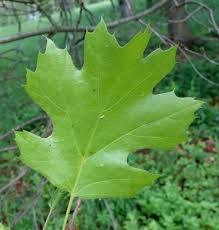
#> input picture example.jpg, 219 x 230 px
$ python -i extraction.py   (imports and definitions only)
#> lines starting #> are read from the running program, lines starting #| are printed output that depends on the picture; after the words box and inside, x2 and y2 are one past the last pixel; in counts of white or black regions, pixels touching at a corner belong together
from __future__ import annotations

from dataclasses import replace
from typing import Iterable

import cv2
import numpy as np
from scipy import ndimage as ndi
from skimage import color, filters, measure, morphology, restoration, segmentation, util

from . import RawCurve


def _as_rgb(image: np.ndarray) -> np.ndarray:
    if image.ndim == 2:
        return np.stack([image, image, image], axis=-1)
    if image.shape[2] == 4:
        image = image[..., :3]
    return image


def _normalize_image(image: np.ndarray) -> np.ndarray:
    image = np.asarray(image)
    if image.dtype == np.uint8:
        return image.astype(np.float32) / 255.0
    image = image.astype(np.float32)
    if image.max() > 1.0:
        image = image / 255.0
    return np.clip(image, 0.0, 1.0)


def _preprocess_for_geometry(image: np.ndarray) -> tuple[np.ndarray, np.ndarray, np.ndarray]:
    rgb = _as_rgb(_normalize_image(image))
    # Edge-preserving denoise to suppress texture while preserving boundaries.
    denoised = restoration.denoise_bilateral(
        rgb,
        sigma_color=0.08,
        sigma_spatial=3,
        channel_axis=-1,
    )
    lab = color.rgb2lab(denoised)
#> lab: shape (230, 219, 3) float32; mean of channels 0, 1, 2 51.9, -27.1, 29.2
    gray = color.rgb2gray(denoised)
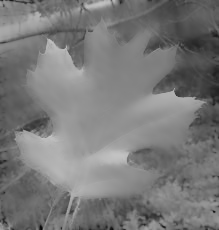
#> gray: shape (230, 219) float32; min 0.0215, max 0.775, mean 0.477
    return denoised, lab, gray


def _ordered_curve_from_contour(contour_rc: np.ndarray, closed: bool) -> np.ndarray:
    # skimage returns (row, col); convert to (x, y)
    pts = np.stack([contour_rc[:, 1], contour_rc[:, 0]], axis=1).astype(np.float32)
    if closed and len(pts) > 2:
        if np.linalg.norm(pts[0] - pts[-1]) > 1e-6:
            pts = np.vstack([pts, pts[:1]])
    return pts


def _segmentation_region_boundaries(
    image_rgb: np.ndarray,
    lab: np.ndarray,
    gray: np.ndarray,
) -> list[RawCurve]:
    curves: list[RawCurve] = []

    # Felzenszwalb is much more stable than raw edges for suppressing texture.
    seg = segmentation.felzenszwalb(
        util.img_as_float(image_rgb),
        scale=130,
        sigma=0.8,
        min_size=160,
    )
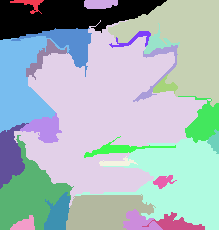
#> seg: shape (230, 219) int64; 26 distinct labels, from 0 to 25; one colour per label, 0 black

    grad = filters.sobel(gray)
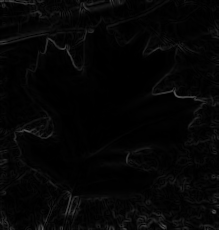
#> grad: shape (230, 219) float32; min 1.74e-05, max 0.375, mean 0.022
    h, w = gray.shape
#> h = 230; w = 219
    image_diag = float(np.hypot(h, w))
#> image_diag = 317.6

    labels, counts = np.unique(seg, return_counts=True)
#> labels = 26 values from 0 to 25; counts = 26 values, max 17096 at index 4, min 170 at index 1, mean 1937.3
    for label, area in zip(labels, counts):
        if area < 140:
            continue
        mask = seg == label
        if mask.mean() > 0.6:
            continue

        mask = morphology.opening(mask, morphology.disk(1))
        mask = morphology.closing(mask, morphology.disk(2))
        mask = ndi.binary_fill_holes(mask)
        if mask.sum() < 140:
            continue

        mask_u8 = (mask.astype(np.uint8) * 255)
        contours_cv, _ = cv2.findContours(mask_u8, cv2.RETR_EXTERNAL, cv2.CHAIN_APPROX_NONE)
        if not contours_cv:
            continue

        for contour_cv in contours_cv:
            contour_cv = contour_cv[:, 0, :]  # (N,2) in (x,y)
            if len(contour_cv) < 50:
                continue

            pts = contour_cv.astype(np.float32)

            if np.linalg.norm(pts[0] - pts[-1]) > 1e-6:
                pts = np.vstack([pts, pts[:1]])

            min_xy = pts.min(axis=0)
            max_xy = pts.max(axis=0)
            bbox_diag = float(np.linalg.norm(max_xy - min_xy))
            if bbox_diag < 0.10 * image_diag:
                continue

            rr = np.clip(np.round(pts[:, 1]).astype(int), 0, h - 1)
            cc = np.clip(np.round(pts[:, 0]).astype(int), 0, w - 1)
            contrast = float(np.mean(grad[rr, cc]))

            # texture suppression: reject regions whose interior is too textured
            ys, xs = np.nonzero(mask)
            interior_std = float(np.std(gray[ys, xs])) if len(xs) > 0 else 0.0

            confidence = float(0.72 + min(0.28, 3.5 * contrast))
            curves.append(
                RawCurve(
                    points=pts,
                    closed=True,
                    source="region_boundary",
                    confidence=confidence,
                    metadata={
                        "region_area": int(mask.sum()),
                        "bbox_diag": bbox_diag,
                        "contrast_support": contrast,
                        "interior_std": interior_std,
                    },
                )
            )
#> this loop made 1 pass
#> (label, area) on pass 1: (0, 3926)
#> pass 1, in _segmentation_region_boundaries, `mask = seg == label`:
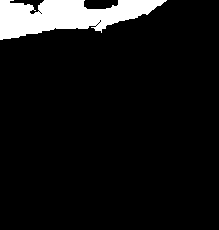
#> mask: shape (230, 219) bool; 7.8% white; 1 white region, box (x1, y1, x2, y2) and area: (0, 0, 167, 40) 3926
#> after the loop, curves = []
#> (the call stopped at in _segmentation_region_boundaries, `curves.append( RawCurve( points=pts, closed=True, source="region_bound..`: real_curve_generator is not available in this run)
    return curves


def _strong_object_edges(gray: np.ndarray) -> list[RawCurve]:
    curves: list[RawCurve] = []

    gmag = filters.scharr(gray)
    smooth_gmag = filters.gaussian(gmag, sigma=1.0)
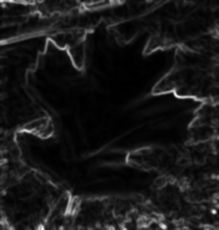
#> smooth_gmag: shape (230, 219) float32; min 0.00029, max 0.231, mean 0.0223; drawn with min black and max white
    hi = np.percentile(smooth_gmag, 88)
#> hi = 0.0454
    if hi <= 0:
        return curves

    # High-gradient ridges; clean before tracing.
    strong = smooth_gmag > hi
#> strong: shape (230, 219) bool; 12% white; 74 white regions (39 under 20 px), largest, box (x1, y1, x2, y2) and area: (0, 24, 85, 72) 704, (151, 68, 219, 129) 582, (136, 211, 168, 230) 427
    strong = morphology.closing(strong, morphology.disk(1))
#> strong: shape (230, 219) bool; 12.4% white; 66 white regions (33 under 20 px), largest, box (x1, y1, x2, y2) and area: (0, 24, 85, 72) 716, (151, 68, 219, 129) 589, (47, 0, 126, 17) 533
    labeled, num = ndi.label(strong)
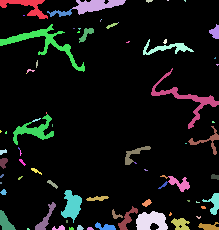
#> labeled: shape (230, 219) int32; 77 distinct labels, from 0 to 76; one colour per label, 0 black
#> num = 76
    if num > 0:
        counts = np.bincount(labeled.ravel())
#> counts = 77 values, max 44128 at index 0, min 1 at index 8, mean 654.2
        keep = counts >= 48
        keep[0] = False
        strong = keep[labeled]
    strong = morphology.skeletonize(strong)
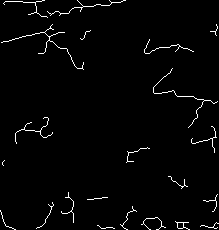
#> strong: shape (230, 219) bool; 2.1% white in thin lines or dots

    contours = measure.find_contours(strong.astype(np.uint8), 0.5)
#> contours = 365 point arrays, longest 53 points
    h, w = gray.shape
#> h = 230; w = 219
    image_diag = float(np.hypot(h, w))
#> image_diag = 317.6
    for contour in contours:
        if len(contour) < 30:
            continue
        pts = _ordered_curve_from_contour(contour, closed=False)
        min_xy = pts.min(axis=0)
        max_xy = pts.max(axis=0)
        bbox_diag = float(np.linalg.norm(max_xy - min_xy))
        if bbox_diag < 0.06 * image_diag:
            continue
        rr = np.clip(np.round(contour[:, 0]).astype(int), 0, h - 1)
        cc = np.clip(np.round(contour[:, 1]).astype(int), 0, w - 1)
        contrast = float(np.mean(smooth_gmag[rr, cc]))
        curves.append(
            RawCurve(
                points=pts,
                closed=False,
                source="strong_edge_skeleton",
                confidence=float(0.35 + min(0.45, 4.0 * contrast)),
                metadata={
                    "bbox_diag": bbox_diag,
                    "contrast_support": contrast,
                },
            )
        )
#> this loop made 365 passes
#> (min_xy, max_xy, bbox_diag) on passes 1, 11: ([4.5, 0.5], [22.5, 1.5], 18.03), ([22.5, 1.5], [35.5, 5.5], 13.6)
#> after the loop, curves = []
    return curves


def _deduplicate_curves(curves: Iterable[RawCurve]) -> list[RawCurve]:
    deduped: list[RawCurve] = []
    signatures: set[tuple[int, int, int, int, bool, str]] = set()
    for curve in curves:
        pts = curve.points
        min_xy = np.floor(pts.min(axis=0) / 8).astype(int)
        max_xy = np.floor(pts.max(axis=0) / 8).astype(int)
        sig = (
            int(min_xy[0]),
            int(min_xy[1]),
            int(max_xy[0]),
            int(max_xy[1]),
            curve.closed,
            curve.source,
        )
        if sig in signatures:
            continue
        signatures.add(sig)
        deduped.append(curve)
    return deduped


def extract_curve_candidates(image: np.ndarray) -> list[RawCurve]:
    """
    Extract geometrically meaningful ordered curve candidates from a real image.

    The extractor deliberately prioritizes region boundaries and cleaned structural
    edges over raw texture-rich edge maps.
    """
    image_rgb, lab, gray = _preprocess_for_geometry(image)
    candidates: list[RawCurve] = []
    candidates.extend(_segmentation_region_boundaries(image_rgb, lab, gray))

    edge_curves = _strong_object_edges(gray)
#> edge_curves = []
    for c in edge_curves:
        c.confidence *= 0.72
        c.metadata["edge_fallback"] = True
#> this loop made 0 passes
    candidates.extend(edge_curves)

    # Sort by internal confidence before later filtering/ranking.
    candidates.sort(key=lambda c: c.confidence, reverse=True)
    return _deduplicate_curves(candidates)
#> after the loop in _deduplicate_curves, `for curve in curves:`: signatures = 0 items

>>> import cv2
>>> picture = cv2.cvtColor(cv2.imread('../example.jpg'), cv2.COLOR_BGR2RGB)
>>> result = extract_curve_candidates(picture)
#> result = []
